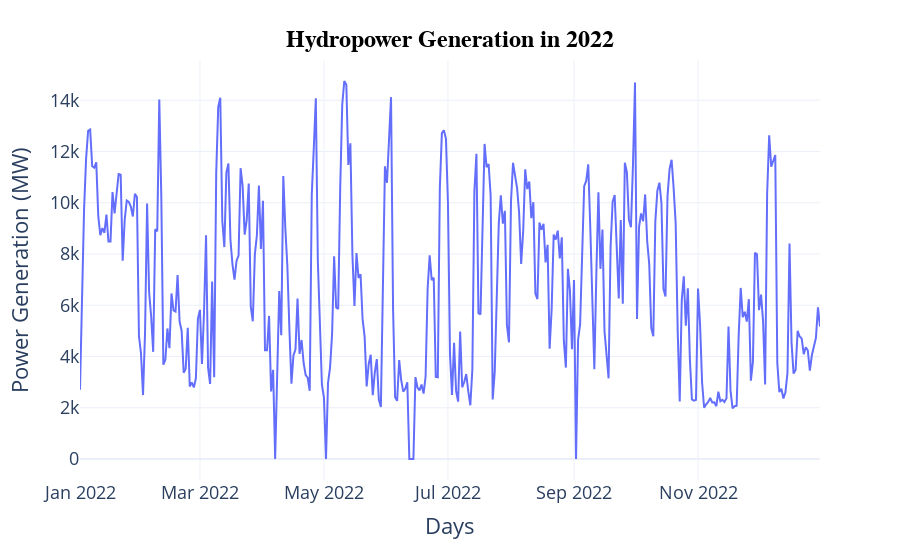

This figure's notebook cell:
### Markdown cell above
## -----------------
## EDA Year 2022
## -----------------

### Code cell
year = '2022'

# Create the plot using Plotly Express
fig2 = px.line(df_total_pwr_2022, x = 'Day', y='Power Generation (MW)')

# Customize the layout
fig2.update_layout(
    xaxis_title='Days',
    yaxis_title='Power Generation (MW)',
    font=dict(size=18),
    template='plotly_white',  # Similar to seaborn's 'whitegrid' style
    title={
        'text': f'Hydropower Generation in {year}',
        'x': 0.5,  # Center the title
        'xanchor': 'center',
        'yanchor': 'top',
        'font': {'size': 24, 'family': 'Arial, sans-serif', 'color': 'black', 'weight': 'bold'}
    }  # Center the title
)

# Display the plot
fig2.show()

### Figure 1 — Plotly figure (JSON) as saved in the notebook; plotly's stock layout.template omitted (floating-point values rounded to 4 significant figures; data arrays with more than 128 entries replaced by an {"elided": "..."} marker saying what was removed)
{"data": [{"hovertemplate": "Day=%{x}<br>Power Generation (MW)=%{y}<extra></extra>", "legendgroup": "", "line": {"color": "#636efa", "dash": "solid"}, "marker": {"symbol": "circle"}, "mode": "lines", "name": "", "orientation": "v", "showlegend": false, "type": "scatter", "x": {"elided": "365 str values"}, "xaxis": "x", "y": {"elided": "365 int values"}, "yaxis": "y"}], "layout": {"font": {"size": 18}, "legend": {"tracegroupgap": 0}, "margin": {"t": 60}, "title": {"font": {"color": "black", "family": "Arial, sans-serif", "size": 24, "weight": "bold"}, "text": "Hydropower Generation in 2022", "x": 0.5, "xanchor": "center", "yanchor": "top"}, "xaxis": {"anchor": "y", "domain": [0, 1], "title": {"text": "Days"}}, "yaxis": {"anchor": "x", "domain": [0, 1], "title": {"text": "Power Generation (MW)"}}}}
